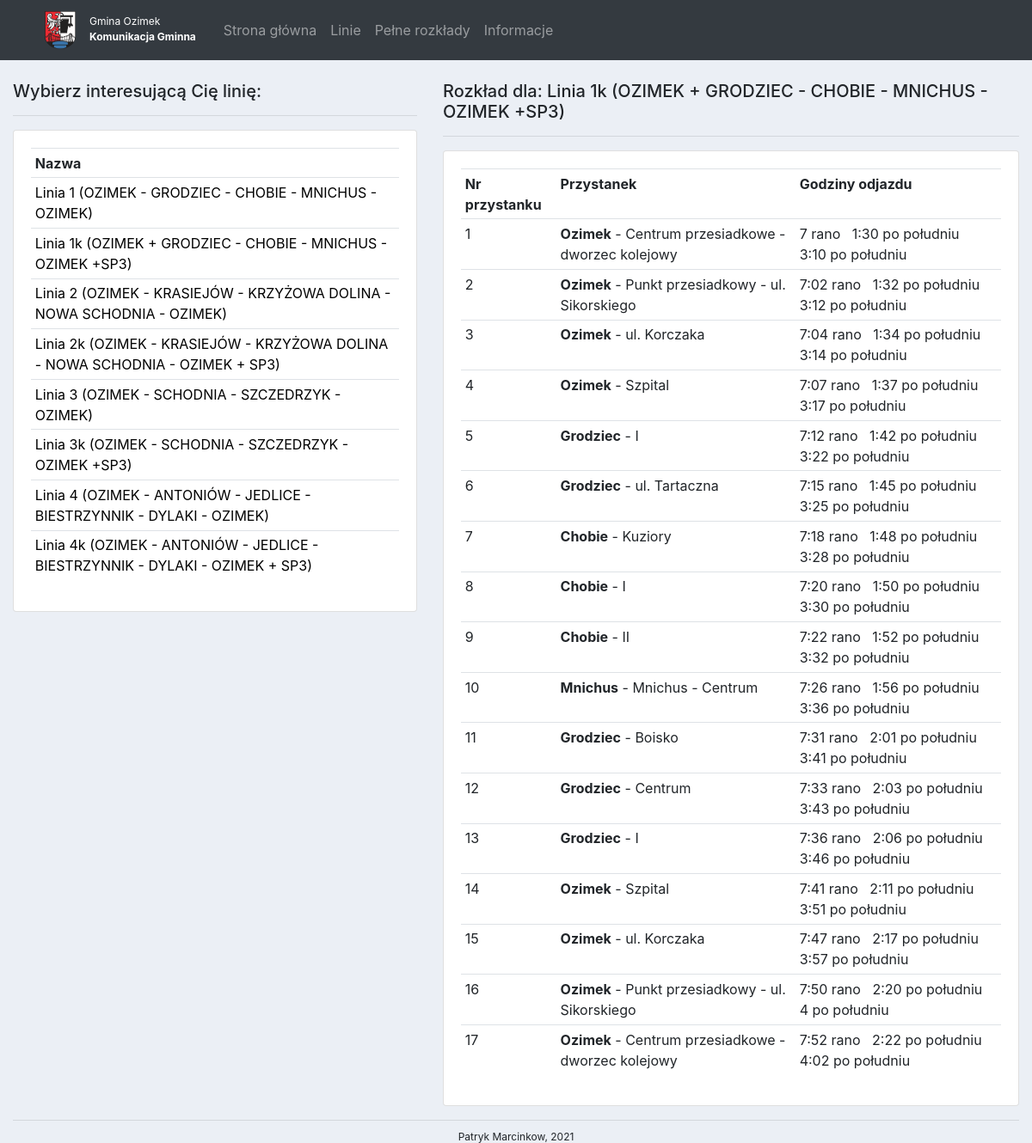
The page /routes/2/ on the database its author committed.
### timetable/models.py (models this page shows, shortened)
class Route(models.Model):
    name = models.CharField(max_length=100, null=True)
    def __str__(self):
        return self.name

class Route_details(models.Model):
    route_id = models.ForeignKey(Route, on_delete=models.SET_NULL, null=True)
    stop_nr = models.IntegerField(null=False)
    stop_id = models.ForeignKey(Stop, on_delete=models.SET_NULL, null=True)
    time_diff = models.IntegerField(null=True)
    class Meta:
        unique_together = (("route_id", "stop_nr"),)

class Stop(models.Model):
    name = models.CharField(max_length=200, null=True)
    town = models.ForeignKey(Town, null=True, on_delete=models.SET_NULL)
    def __str__(self):
        return self.name

class Town(models.Model):
    name = models.CharField(max_length=100, null=True)

### timetable/views.py (the view)
# urls.py: path('routes/<str:pk>/', views.route, name="timetable"),
def route(request, pk):
    routes = Route.objects.all().order_by('name')
    selected_route_name = Route.objects.get(pk=pk)
    details = Route_details.objects.filter(route_id=pk)
    time_diffs = details.values_list("time_diff", flat=True)
    starting_hours = Schedule.objects.values_list('start_time', flat=True).filter(route_id=pk)
    time_list = []
    for hour in starting_hours:
        last_stop_time = hour
        time_list_2 = []
        for diff in time_diffs:
            if last_stop_time.minute + diff > 59:
                minutes_to_full_hour = diff - (59 - last_stop_time.minute)
                last_stop_time = datetime.time(last_stop_time.hour + 1, last_stop_time.minute - last_stop_time.minute
                                               + minutes_to_full_hour - 1)
            else:
                last_stop_time = datetime.time(last_stop_time.hour + 0, last_stop_time.minute + diff)
            time_list_2.append(last_stop_time)
        time_list.append(time_list_2)
    context = {'routes': routes, 'details': details, 'time_list': time_list, 'starting_hours': starting_hours,
               'selected_route_name': selected_route_name}
    return render(request, 'timetable/timetable.html', context)

### timetable/templatetags/index.py (called while the page is built)
@register.filter
def index(list, position):
    return list[position]

### timetable/templates/timetable/timetable.html (shortened to what this page needs)
{% extends 'timetable/main.html' %}
{% block content %}
<br>
<div class="row">
    <div class="col-md-5">
        <h5>Wybierz interesującą Cię linię:</h5>
        <hr>
        <div class="card card-body">
            <table class="table table-sm">
                <tr>
                    <th>Nazwa</th>
                </tr>
                {% for route in routes %}
                    <tr>
                        <td><a href="{% url 'timetable' route.id %}">{{route.name}}</a></td>
                    </tr>
                {% endfor %}
            </table>
        </div>
    </div>
    <div class="col-md-7">
        <h5>Rozkład dla:  {{ selected_route_name }}</h5>
        <hr>
        <div class="card card-body">
            <table class="table table-sm">
                <tr>
                    <th>Nr przystanku</th>
                    <th>Przystanek</th>
                    <th>Godziny odjazdu</th>
                </tr>
                {% for detail in details %}
                    <tr>
                        <td>{{detail.stop_nr}}</td>
                        <td><b>{{detail.stop_id.town.name}}</b> - {{detail.stop_id}}</td>
                        {% load index %}
                        <td>
                            {% for starting_hour in starting_hours %}
                            <span class="godzina">
                                {{ time_list|index:forloop.counter0|index:forloop.parentloop.counter0 }}
                            </span>
                            {% endfor %}
                        </td>
                    </tr>
                {% endfor %}
            </table>
        </div>
    </div>
</div>
{% endblock %}

### timetable/static/timetable/css/main.css (style rules this page uses)
body { background-color: #ebeff5; }
td a { text-decoration: none; color: black; }

### rows shown on the page
Route: name "Linia 1 (OZIMEK - GRODZIEC - CHOBIE - MNICHUS - OZIMEK)"
Route: name "Linia 1k (OZIMEK + GRODZIEC - CHOBIE - MNICHUS - OZIMEK +SP3)"
Route: name "Linia 2 (OZIMEK - KRASIEJÓW - KRZYŻOWA DOLINA - NOWA SCHODNIA - OZIMEK)"
Route: name "Linia 2k (OZIMEK - KRASIEJÓW - KRZYŻOWA DOLINA - NOWA SCHODNIA - OZIMEK + SP3)"
Route: name "Linia 3 (OZIMEK - SCHODNIA - SZCZEDRZYK - OZIMEK)"
Route: name "Linia 3k (OZIMEK - SCHODNIA - SZCZEDRZYK - OZIMEK +SP3)"
Route: name "Linia 4 (OZIMEK - ANTONIÓW - JEDLICE - BIESTRZYNNIK - DYLAKI - OZIMEK)"
Route: name "Linia 4k (OZIMEK - ANTONIÓW - JEDLICE - BIESTRZYNNIK - DYLAKI - OZIMEK + SP3)"
Route_details: stop_nr "1", stop_id.town.name "Ozimek", stop_id "Centrum przesiadkowe - dworzec kolejowy", starting_hours "7 rano" "1:30 po południu" "3:10 po południu"
Route_details: stop_nr "2", stop_id.town.name "Ozimek", stop_id "Punkt przesiadkowy - ul. Sikorskiego", starting_hours "7:02 rano" "1:32 po południu" "3:12 po południu"
Route_details: stop_nr "3", stop_id.town.name "Ozimek", stop_id "ul. Korczaka", starting_hours "7:04 rano" "1:34 po południu" "3:14 po południu"
Route_details: stop_nr "4", stop_id.town.name "Ozimek", stop_id "Szpital", starting_hours "7:07 rano" "1:37 po południu" "3:17 po południu"
Route_details: stop_nr "5", stop_id.town.name "Grodziec", stop_id "I", starting_hours "7:12 rano" "1:42 po południu" "3:22 po południu"
Route_details: stop_nr "6", stop_id.town.name "Grodziec", stop_id "ul. Tartaczna", starting_hours "7:15 rano" "1:45 po południu" "3:25 po południu"
Route_details: stop_nr "7", stop_id.town.name "Chobie", stop_id "Kuziory", starting_hours "7:18 rano" "1:48 po południu" "3:28 po południu"
Route_details: stop_nr "8", stop_id.town.name "Chobie", stop_id "I", starting_hours "7:20 rano" "1:50 po południu" "3:30 po południu"
Route_details: stop_nr "9", stop_id.town.name "Chobie", stop_id "II", starting_hours "7:22 rano" "1:52 po południu" "3:32 po południu"
Route_details: stop_nr "10", stop_id.town.name "Mnichus", stop_id "Mnichus - Centrum", starting_hours "7:26 rano" "1:56 po południu" "3:36 po południu"
Route_details: stop_nr "11", stop_id.town.name "Grodziec", stop_id "Boisko", starting_hours "7:31 rano" "2:01 po południu" "3:41 po południu"
Route_details: stop_nr "12", stop_id.town.name "Grodziec", stop_id "Centrum", starting_hours "7:33 rano" "2:03 po południu" "3:43 po południu"
Route_details: stop_nr "13", stop_id.town.name "Grodziec", stop_id "I", starting_hours "7:36 rano" "2:06 po południu" "3:46 po południu"
Route_details: stop_nr "14", stop_id.town.name "Ozimek", stop_id "Szpital", starting_hours "7:41 rano" "2:11 po południu" "3:51 po południu"
Route_details: stop_nr "15", stop_id.town.name "Ozimek", stop_id "ul. Korczaka", starting_hours "7:47 rano" "2:17 po południu" "3:57 po południu"
Route_details: stop_nr "16", stop_id.town.name "Ozimek", stop_id "Punkt przesiadkowy - ul. Sikorskiego", starting_hours "7:50 rano" "2:20 po południu" "4 po południu"
Route_details: stop_nr "17", stop_id.town.name "Ozimek", stop_id "Centrum przesiadkowe - dworzec kolejowy", starting_hours "7:52 rano" "2:22 po południu" "4:02 po południu"
